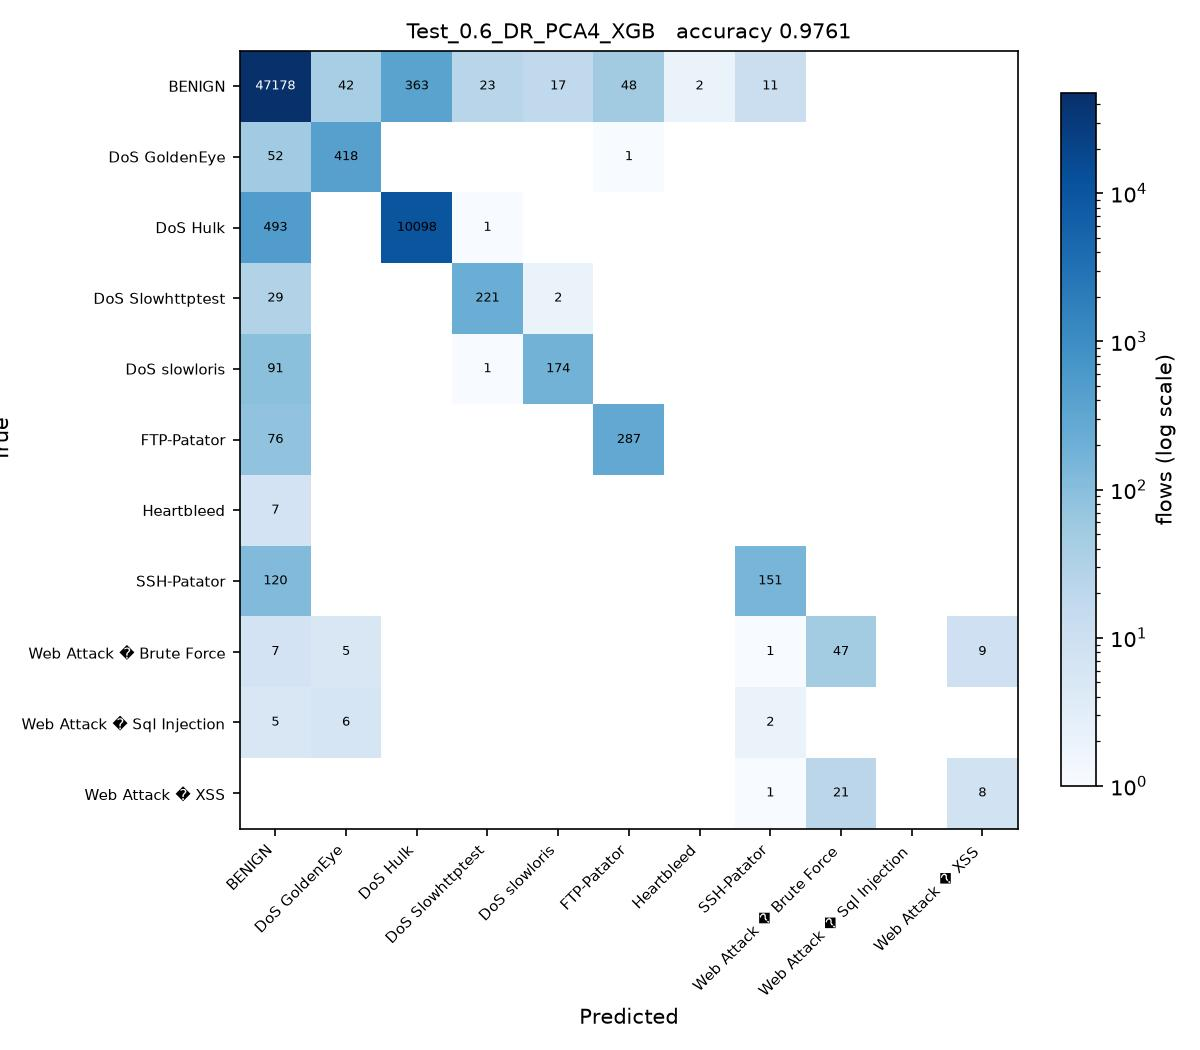

Source code (Python):
# Test_0.6_DR_PCA4_XGB.py
#
# Test size 0.6  |  PCA, 4 components  |  XGBoost (sheet #9)
#
# This is SGDC_60_40.py with the changes marked CHANGE below and nothing else.

import os
from pathlib import Path

# CHANGE 1: find the folder holding the three CSV files and run from there, so
# the plain file names below resolve no matter where this script is started
# from or how deeply it sits inside the project folder.
HERE = Path(__file__).resolve().parent
for PROJECT in [HERE, *HERE.parents]:
    if (PROJECT / 'Tuesday-WorkingHours.pcap_ISCX.csv').exists():
        os.chdir(PROJECT)
        break
else:
    raise SystemExit('Put this folder inside the folder that holds the three '
                     'CIC-IDS2017 CSV files, then run the script again.')
import numpy as np
import pandas as pd

df1 = pd.read_csv('Tuesday-WorkingHours.pcap_ISCX.csv', low_memory=True)
df2 = pd.read_csv('Wednesday-workingHours.pcap_ISCX.csv', low_memory=True)
df3 = pd.read_csv('Thursday-WorkingHours-Morning-WebAttacks.pcap_ISCX.csv', low_memory=True)

dataset = pd.concat([df1, df2, df3], ignore_index=True)

dataset.columns = dataset.columns.str.strip()

# CHANGE 2: a stratified sample of 100000 flows, the same for every run. An RBF
# SVM on all 1.3 million flows would take about an hour per script.
# At least 50 flows of every class are kept.
label = dataset.columns[-1]
dataset = pd.concat(
    [g.sample(n=min(len(g), max(50, round(100000 * len(g) / len(dataset)))), random_state=0)
     for _, g in dataset.groupby(label)],
    ignore_index=True
)

X = dataset.iloc[:, :-1]
y = dataset.iloc[:, -1]

X = X.apply(pd.to_numeric, errors='coerce')

X.replace([np.inf, -np.inf], np.nan, inplace=True)

from sklearn.impute import SimpleImputer

imputer = SimpleImputer(missing_values=np.nan, strategy='mean')
X = imputer.fit_transform(X)

from sklearn.preprocessing import LabelEncoder

labelencoder_y = LabelEncoder()
y = labelencoder_y.fit_transform(y)

from sklearn.model_selection import train_test_split

X_train, X_test, y_train, y_test = train_test_split(
    X,
    y,
    test_size=0.6,   # CHANGE 3: test size
    random_state=0,
    stratify=y
)

# CHANGE 4: PCA, from PCA_LDA_KErnel_PCA_CODE.pdf (fit only on training data)
from sklearn.decomposition import PCA

pca = PCA(n_components=4)
X_train = pca.fit_transform(X_train)
X_test = pca.transform(X_test)

# CHANGE 5: XGBoost (sheet #9) in place of SGDClassifier
from xgboost import XGBClassifier

classifier = XGBClassifier()

classifier.fit(X_train, y_train)

y_pred = classifier.predict(X_test) 

from sklearn.metrics import confusion_matrix
from sklearn.metrics import accuracy_score
from sklearn.metrics import precision_score
from sklearn.metrics import recall_score
from sklearn.metrics import f1_score
from sklearn.metrics import classification_report

cm = confusion_matrix(y_test, y_pred)

print("Confusion Matrix:\n")
print(cm)

print("\nAccuracy : {:.4f}".format(accuracy_score(y_test, y_pred)))
print("\nPrecision : {:.4f}".format(precision_score(y_test, y_pred, average='weighted')))
print("\nRecall : {:.4f}".format(recall_score(y_test, y_pred, average='weighted')))
print("\nF1 Score : {:.4f}".format(f1_score(y_test, y_pred, average='weighted')))

print("\nClassification Report:\n")
print(classification_report(y_test, y_pred))

# CHANGE 6: save the confusion matrix as Test_0.6_DR_PCA4_XGB.jpg and record the result
import matplotlib
matplotlib.use('Agg')
import matplotlib.pyplot as plt
from matplotlib.colors import LogNorm

here = HERE                     # the folder this script sits in
names = [str(c) for c in labelencoder_y.classes_]
fig, ax = plt.subplots(figsize=(8, 7))
im = ax.imshow(cm, cmap='Blues', norm=LogNorm(vmin=1))
ax.set_xticks(range(len(names)), names, rotation=45, ha='right', fontsize=7)
ax.set_yticks(range(len(names)), names, fontsize=7)
ax.set_xlabel('Predicted')
ax.set_ylabel('True')
ax.set_title('Test_0.6_DR_PCA4_XGB   accuracy {:.4f}'.format(accuracy_score(y_test, y_pred)), fontsize=10)
for i in range(cm.shape[0]):
    for j in range(cm.shape[1]):
        if cm[i, j]:
            ax.text(j, i, cm[i, j], ha='center', va='center', fontsize=6,
                    color='white' if cm[i, j] > cm.max() / 3 else 'black')
fig.colorbar(im, ax=ax, fraction=0.04, label='flows (log scale)')
fig.tight_layout()
fig.savefig(here / 'Test_0.6_DR_PCA4_XGB.jpg', dpi=150)
plt.close(fig)

row = pd.DataFrame([{
    'Test': 0.6, 'DR': 'PCA4', 'Clas': 'XGB',
    'Acc': round(accuracy_score(y_test, y_pred), 4),
    'Pre': round(precision_score(y_test, y_pred, average='weighted'), 4),
    'Rec': round(recall_score(y_test, y_pred, average='weighted'), 4),
    'F1': round(f1_score(y_test, y_pred, average='weighted'), 4),
    'script': 'Test_0.6_DR_PCA4_XGB',
}])
out = PROJECT / 'results' / '75_runs_pca.csv'
out.parent.mkdir(exist_ok=True)
if out.exists():
    old = pd.read_csv(out)
    row = pd.concat([old[old['script'] != 'Test_0.6_DR_PCA4_XGB'], row], ignore_index=True)
row.to_csv(out, index=False)
